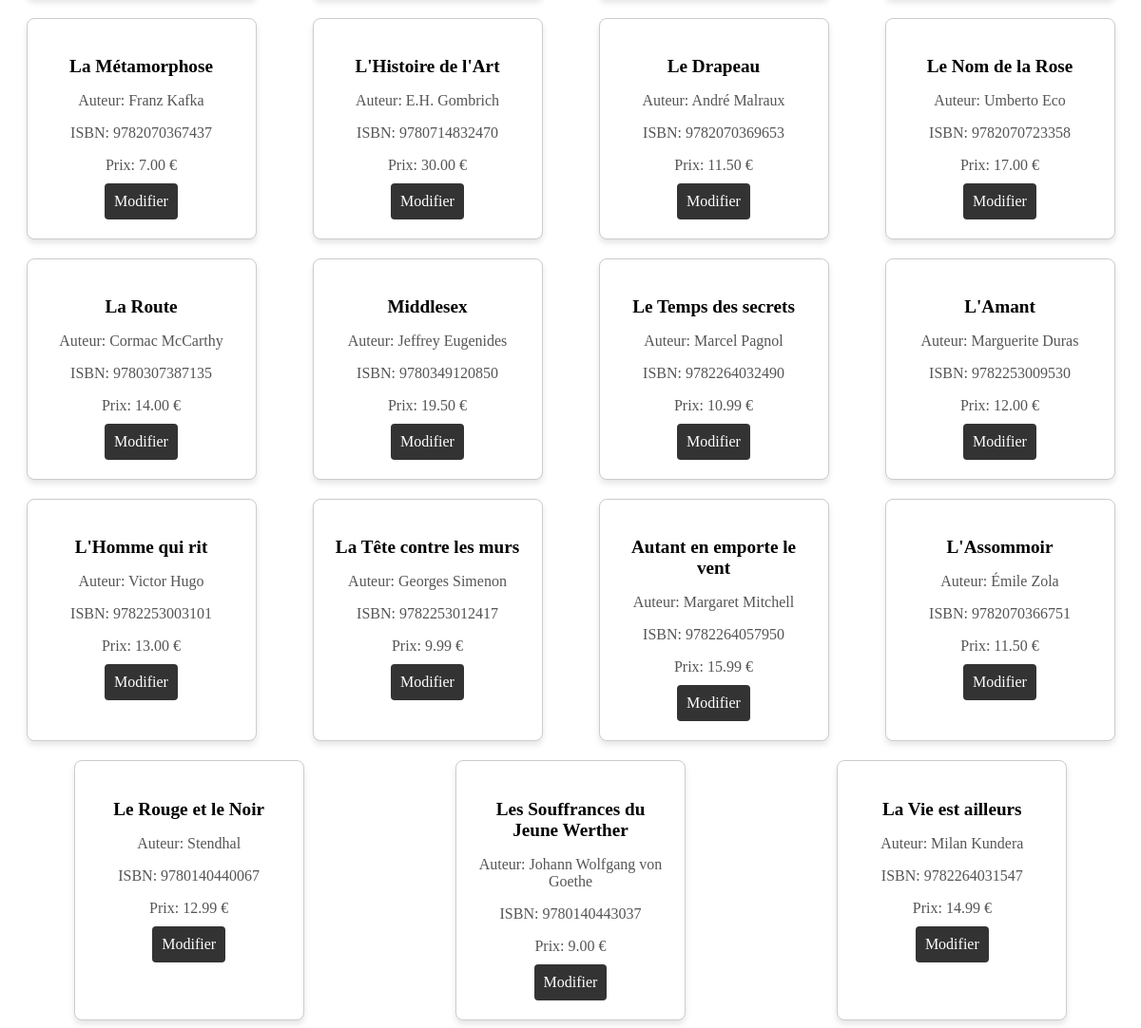
Before: /fnac_front.php (lower part) with the older database file.
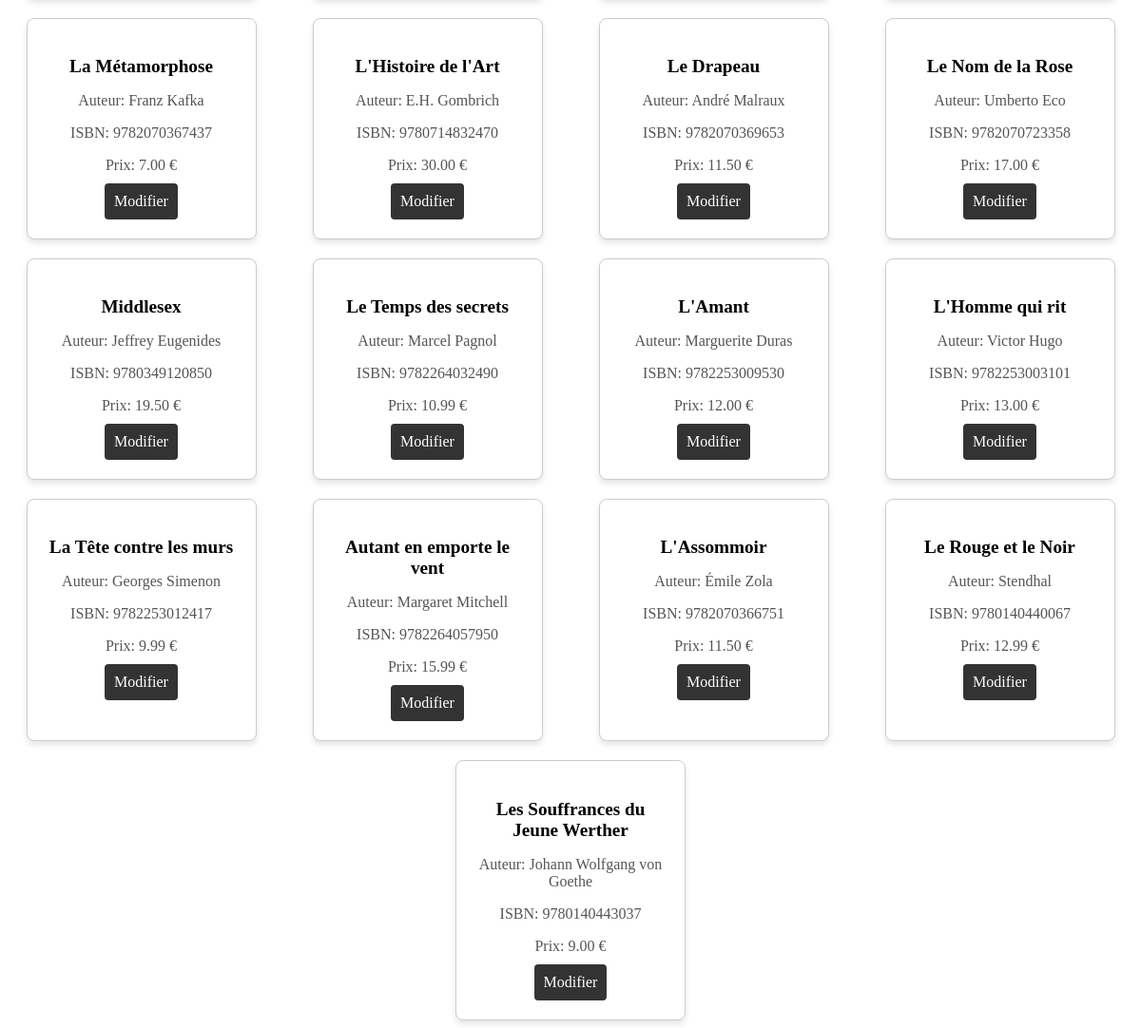
After: the same page with the newer database file.
### tables this page shows
CREATE TABLE IF NOT EXISTS `books` (
  `id` int NOT NULL AUTO_INCREMENT,
  `title` varchar(255) NOT NULL,
  `author` varchar(255) NOT NULL,
  `isbn` varchar(13) NOT NULL,
  `price` decimal(10,2) NOT NULL,
  `description` text,
  `publisher` varchar(255) DEFAULT NULL,
  `publish_date` date DEFAULT NULL,
  `rating` decimal(3,2) DEFAULT NULL,
  `image_url` varchar(255) DEFAULT NULL,
  PRIMARY KEY (`id`),
  UNIQUE KEY `isbn` (`isbn`)
);

### fnac_front.php (the view, shortened to what this page needs)
<?php
require 'db_connect.php';
$query = "SELECT * FROM books";
$stmt = $connection->prepare($query);
$stmt->execute();
$livres = $stmt->fetchAll();
?>
<!DOCTYPE html>
<html lang="fr">
<head>
    <link rel="stylesheet" href="css/style2.css">
</head>
<body>
    <div class="library">
        <?php if ($livres): ?>
            <?php foreach ($livres as $livre): ?>
                <div class="book-card">
                    <h3><?php echo htmlspecialchars($livre['title']); ?></h3>
                    <p>Auteur: <?php echo htmlspecialchars($livre['author']); ?></p>
                    <p>ISBN: <?php echo htmlspecialchars($livre['isbn']); ?></p>
                    <p>Prix: <?php echo htmlspecialchars($livre['price']); ?> €</p>
                    <a href="modif_livre.php?isbn=<?php echo htmlspecialchars($livre['isbn']); ?>" class="button-link">Modifier</a>
                </div>
            <?php endforeach; ?>
        <?php else: ?>
            <p>Aucun livre disponible dans le catalogue.</p>
        <?php endif; ?>
    </div>
</body>
</html>

Changed rows visible on the page:
removed books: title "La Route", author "Cormac McCarthy", isbn "9780307387135", price "14.00"
removed books: title "La Vie est ailleurs", author "Milan Kundera", isbn "9782264031547", price "14.99"
